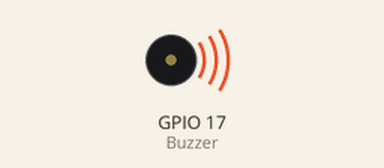
Simulated run of this sketch. Board: ESP32. On the bench: buzzer (waves = sounding).

Above: at 0.5 s.
At 5.5 s:
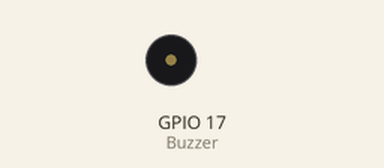
Timing chart, 0 to 10.4 s (numbered marks = the images above):
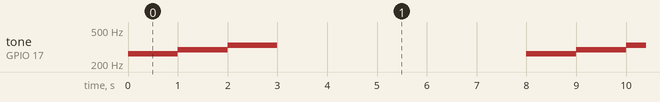

The sketch:

15_buzzer.ino
```cpp
#include <ESP32Servo.h>
int Buzzer = 17;
void setup() {
  // put your setup code here, to run once:
  pinMode(Buzzer, OUTPUT);
}

void loop() {
  // put your main code here, to run repeatedly:
  tone(Buzzer, 262);
  delay(1000);
  tone(Buzzer, 294);
  delay(1000);
  tone(Buzzer, 330);
  delay(1000);
  noTone(Buzzer);
  delay(5000);
}
```

Measured:
- by itself, tone on GPIO 17 (Buzzer): repeats every 8.0 s: 294 Hz 1.0 s, 330 Hz 1.0 s, silent 5.0 s, 262 Hz 1.0 s
